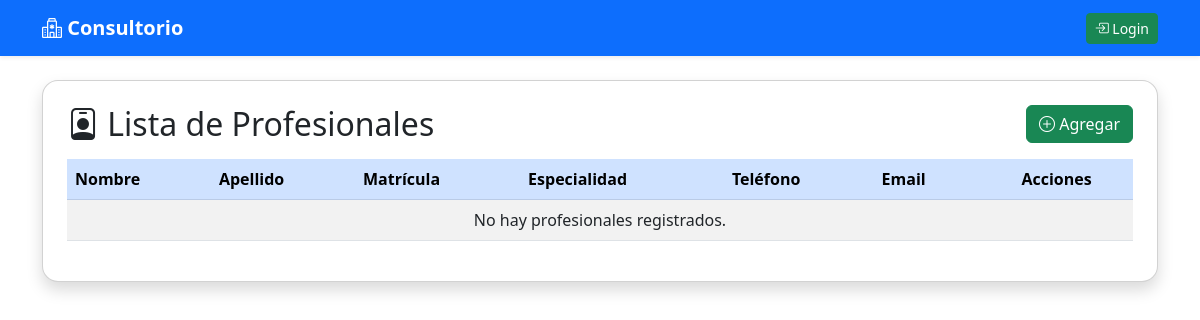
Page /lista_profesionales/ on the earlier database version.
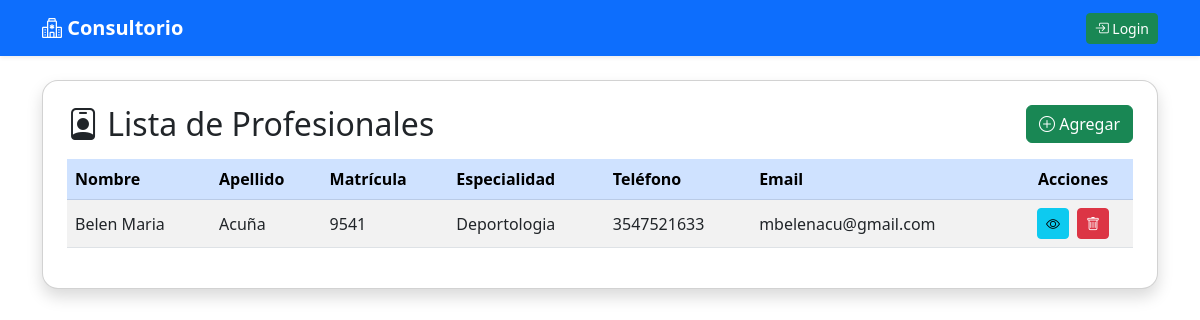
Same page on the later database version.
### kinesiologia/models.py (models this page shows, shortened)
class Profesional (models.Model):
    Nombre = models.CharField(max_length=50)
    Apellido = models.CharField(max_length=50)
    Especialidad = models.CharField(max_length=50)
    Tel = models.CharField(max_length=50)
    Email = models.EmailField()
    matricula = models.IntegerField(default=0)

### kinesiologia/views.py (the view)
# urls.py: path('lista_profesionales/', views.profesionalListView.as_view(template_name='profesional_list.html'), name='lista_profesionales'),
class profesionalListView(ListView):
    model = Profesional
    template_name = 'profesional_list.html'
    context_object_name = 'profesionales'

### kinesiologia/templates/profesional_list.html
{% extends 'base.html' %}
{% block content %}
<div class="card shadow rounded-4 p-4 mt-4">
  <div class="d-flex justify-content-between align-items-center mb-3">
    <h2 class="mb-0"><i class="bi bi-person-badge"></i> Lista de Profesionales</h2>
    <a href="{% url 'crear_profesional' %}" class="btn btn-success">
      <i class="bi bi-plus-circle"></i> Agregar
    </a>
  </div>
  <div class="table-responsive">
    <table class="table table-striped table-hover align-middle">
      <thead class="table-primary">
        <tr>
          <th>Nombre</th>
          <th>Apellido</th>
          <th>Matrícula</th>
          <th>Especialidad</th>
          <th>Teléfono</th>
          <th>Email</th>
          <th class="text-center">Acciones</th>
        </tr>
      </thead>
      <tbody>
        {% for profesional in profesionales %}
        <tr>
          <td>{{ profesional.Nombre }}</td>
          <td>{{ profesional.Apellido }}</td>
          <td>{{ profesional.matricula }}</td>
          <td>{{ profesional.Especialidad }}</td>
          <td>{{ profesional.Tel }}</td>
          <td>{{ profesional.Email }}</td>
          <td class="text-center">
            <a href="{% url 'detalle_profesional' profesional.pk %}" class="btn btn-info btn-sm me-1" title="Ver"><i class="bi bi-eye"></i></a>
            <a href="{% url 'borrar_profesional' profesional.pk %}" class="btn btn-danger btn-sm" title="Eliminar"><i class="bi bi-trash"></i></a>
          </td>
        </tr>
        {% empty %}
        <tr><td colspan="7" class="text-center">No hay profesionales registrados.</td></tr>
        {% endfor %}
      </tbody>
    </table>
  </div>
</div>
{% endblock %}

### kinesiologia/templates/base.html (shortened to what this page needs)
<!DOCTYPE html>
<html lang="es">
<head>
    <link href="https://cdn.jsdelivr.net/npm/bootstrap@5.3.0/dist/css/bootstrap.min.css" rel="stylesheet">
    <link href="https://cdn.jsdelivr.net/npm/bootstrap-icons@1.10.5/font/bootstrap-icons.css" rel="stylesheet">
</head>
<body>
<nav class="navbar navbar-expand-lg navbar-dark bg-primary shadow-sm">
  <div class="container">
    <a class="navbar-brand fw-bold" href="{% url 'home' %}"><i class="bi bi-hospital"></i> Consultorio</a>
    <div class="collapse navbar-collapse" id="navbarNav">
      <ul class="navbar-nav gap-2">
        {% if user.is_authenticated %}
          <li class="nav-item"><span class="nav-link disabled"><i class="bi bi-person-circle"></i> {{ user.username }}</span></li>
          <li class="nav-item">
            <form method="post" action="{% url 'logout' %}" style="display:inline;">
              {% csrf_token %}
              <button type="submit" class="btn btn-danger btn-sm"><i class="bi bi-box-arrow-right"></i> Logout</button>
            </form>
          </li>
        {% else %}
          <li class="nav-item"><a class="btn btn-success btn-sm" href="{% url 'login' %}"><i class="bi bi-box-arrow-in-right"></i> Login</a></li>
        {% endif %}
      </ul>
    </div>
  </div>
</nav>
<div class="container mt-4">
  {% block content %}{% endblock %}
</div>
</body>
</html>

Differences in the rows shown:
added Profesional: Nombre "Belen Maria", Apellido "Acuña", matricula "9541", Especialidad "Deportologia", Tel "3547521633", Email "mbelenacu@gmail.com"
Other differences:
text no longer shown: "No hay profesionales registrados."
